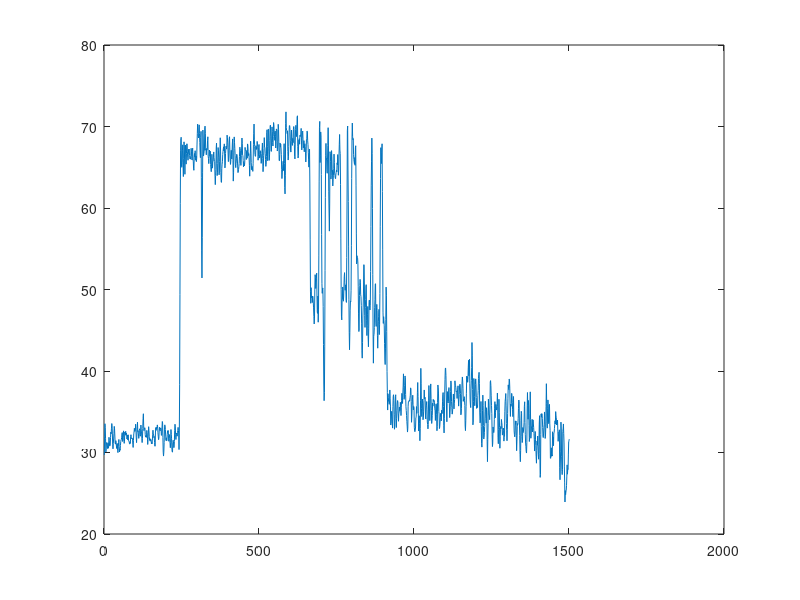

Write the MATLAB code that produced this figure. (Note: this script raises an error after producing the figure.)
clear all;
close all;
clc;

ext = load('ExtensionDistrubution.mat');
ext = ext.AAA*1E9;
kB = 1.3806488*10^(-23); %J/K
T = 294.15; %K (26 C )
%ext = ext(250:end-200);
figure;
plot(ext);
[n,X] = hist(ext,150);
FXU = 10E-12; %pN;
FXI = 9E-12; %pN;
FXN = 8E-12; %pN;
f = fit(X',n','gauss3')
figure;
%hist(ext,150)
hold on;
plot(f,X',n')